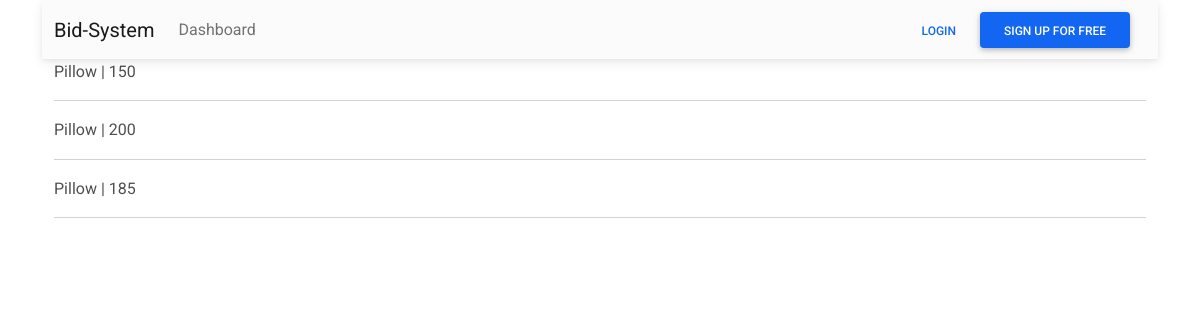
/bid-list/, run on an earlier commit of the app's database.
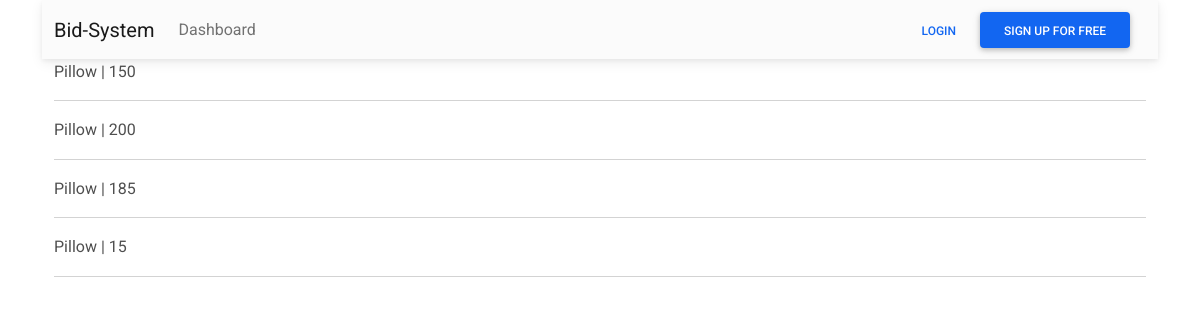
And on a later commit of the database.
### bidding/models.py (models this page shows, shortened)
class Bid(models.Model):
    item = models.ForeignKey(Item, on_delete=models.CASCADE)
    buyer = models.ForeignKey(User, on_delete=models.CASCADE)
    price = models.IntegerField()
    def __str__(self):
        return f'{self.item.name} | {self.price}'

class Item(models.Model):
    seller = models.ForeignKey(User, on_delete=models.CASCADE)
    name = models.CharField(max_length=50)
    min_price = models.IntegerField()

### bidding/views.py (the view)
# urls.py: path('bid-list/', views.BidListView.as_view(), name='bid-list'),
class BidListView(ListView):
    model = Bid

### bidding/templates/bidding/bid_list.html
{% extends 'base.html' %}
{% block content %}
    {% for bid in object_list %}
        {{ bid }}
        <hr>
    {% endfor %}
{% endblock content%}

What changed in the data, as far as the page shows it:
added Bid: item+price "Pillow | 15"
